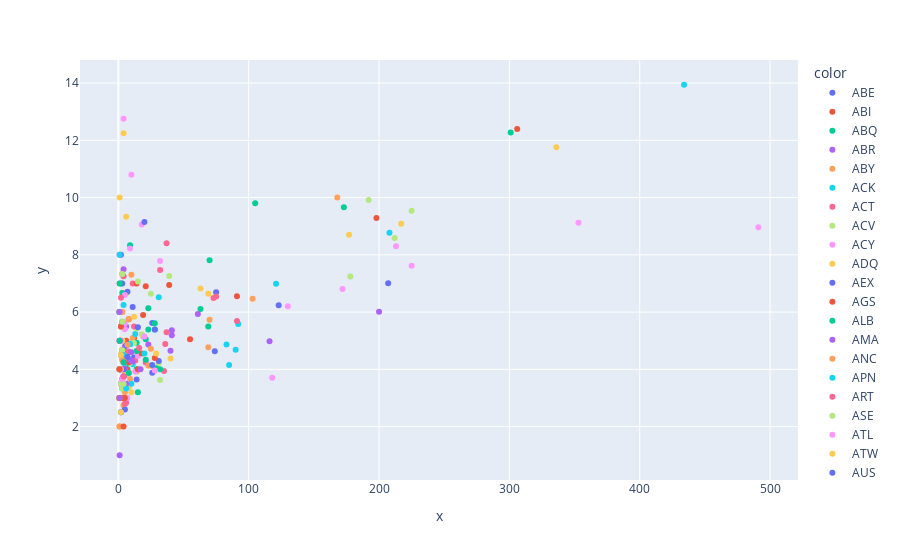

The notebook cell this image was saved under:
### Code cell
taxi_in=df_task4.groupby(['dest']).agg({'taxi_in':['count', 'mean']}).reset_index()

plt.figure(figsize=(12, 8))

fig=go.scatter(x=taxi_in[('taxi_in', 'count')], y=taxi_in[('taxi_in', 'mean')], color=taxi_in['dest'])
fig.show()
